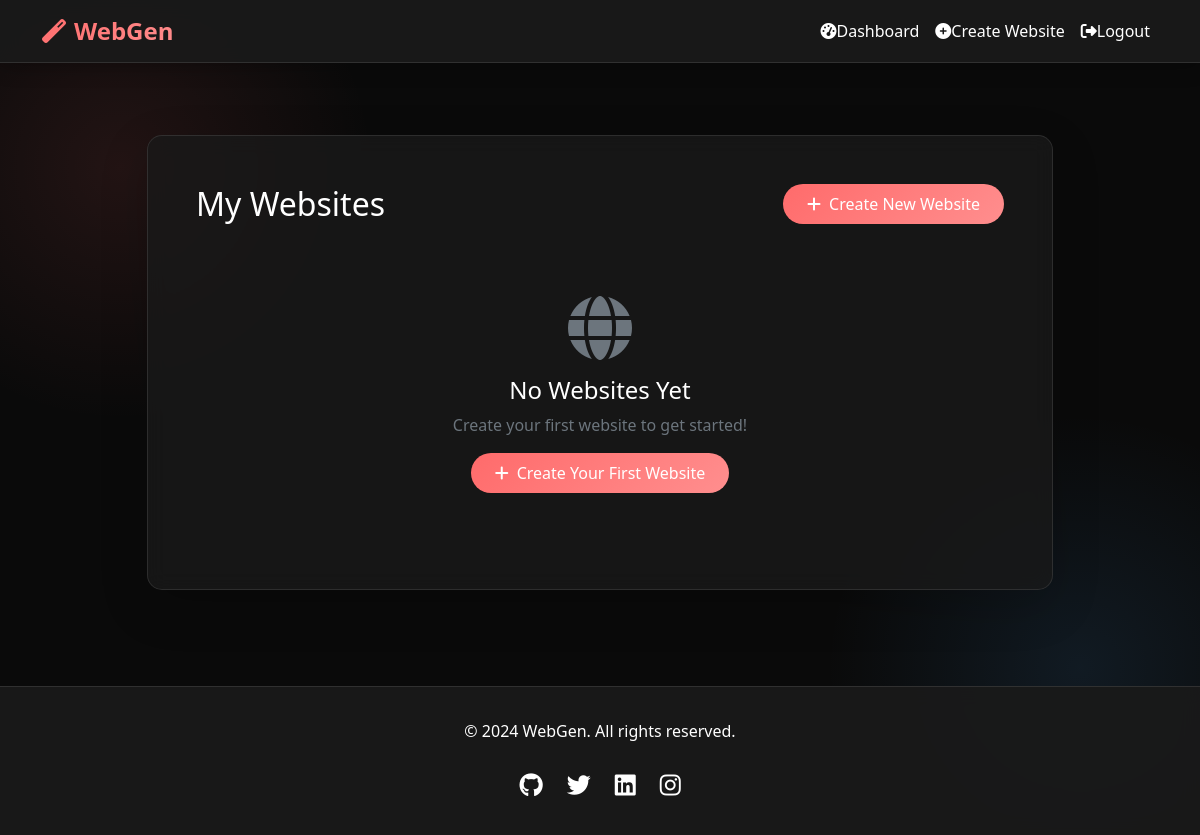
Page /dashboard/ (signed in) on the earlier database version.
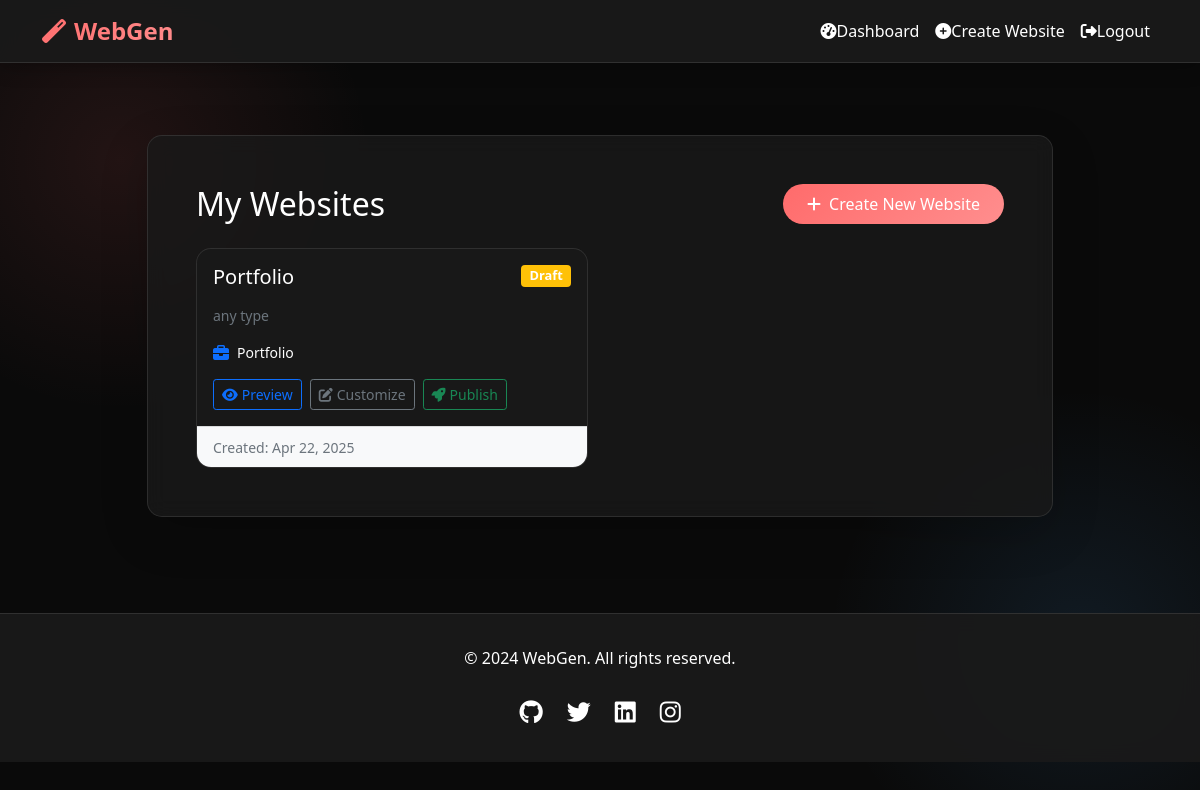
Same page on the later database version.
### generator/models.py (models this page shows, shortened)
class UserWebsite(models.Model):
    STATUS_CHOICES = [
        ('draft', 'Draft'),
        ('published', 'Published'),
        ('archived', 'Archived')
    ]
    user = models.ForeignKey(User, on_delete=models.CASCADE)
    name = models.CharField(max_length=100)
    description = models.TextField(blank=True, null=True)
    template = models.ForeignKey(WebsiteTemplate, on_delete=models.CASCADE)
    slug = models.SlugField(unique=True, max_length=150)
    status = models.CharField(max_length=20, choices=STATUS_CHOICES, default='draft')
    created_at = models.DateTimeField(auto_now_add=True)
    updated_at = models.DateTimeField(auto_now=True)
    published_at = models.DateTimeField(null=True, blank=True)

class WebsiteTemplate(models.Model):
    TEMPLATE_TYPES = [
        ('blog', 'Blog'),
        ('portfolio', 'Portfolio'),
        ('business', 'Business'),
        ('ecommerce', 'E-commerce'),
    ]
    TEMPLATE_DESCRIPTIONS = {
        'blog': 'Perfect for personal blogs, news sites, and content creators',
        'portfolio': 'Ideal for showcasing your work and projects',
        'business': 'Great for corporate websites and professional services',
        'ecommerce': 'Designed for online stores and product showcases',
    }
    name = models.CharField(max_length=100)
    description = models.TextField()
    template_type = models.CharField(max_length=20, choices=TEMPLATE_TYPES)
    html_structure = models.TextField()
    css_structure = models.TextField()
    js_structure = models.TextField(blank=True, null=True)
    preview_image = models.ImageField(upload_to='template_previews/', blank=True, null=True)
    is_premium = models.BooleanField(default=False)
    features = models.JSONField(default=dict, blank=True)
    created_at = models.DateTimeField(auto_now_add=True)
    updated_at = models.DateTimeField(auto_now=True)

### generator/views.py (the view)
# urls.py: path('dashboard/', views.dashboard, name='dashboard'),
@login_required
def dashboard(request):
    websites = UserWebsite.objects.filter(user=request.user).order_by('-created_at')
    return render(request, 'generator/dashboard.html', {
        'websites': websites
    })

### generator/templatetags/custom_filters.py (called while the page is built)
@register.filter
def get_status_color(status):
    colors = {
        'draft': 'warning',
        'published': 'success',
        'archived': 'secondary'
    }
    return colors.get(status, 'secondary')

@register.filter
def get_template_icon(template_type):
    icons = {
        'blog': 'fas fa-blog',
        'portfolio': 'fas fa-briefcase',
        'business': 'fas fa-building',
        'ecommerce': 'fas fa-shopping-cart'
    }
    return icons.get(template_type, 'fas fa-globe')

### generator/templates/generator/dashboard.html (shortened to what this page needs)
{% extends 'base.html' %}
{% load custom_filters %}
{% block content %}
<div class="container py-5">
    <div class="row justify-content-center">
        <div class="col-lg-10">
            <div class="card shadow-lg animate__animated animate__fadeInUp">
                <div class="card-body p-5">
                    <div class="d-flex justify-content-between align-items-center mb-4">
                        <h2 class="mb-0">My Websites</h2>
                        <a href="{% url 'create_website' %}" class="btn btn-primary">
                            <i class="fas fa-plus me-2"></i>Create New Website
                        </a>
                    </div>
                    {% if websites %}
                    <div class="row g-4">
                        {% for website in websites %}
                        <div class="col-md-6">
                            <div class="card h-100">
                                <div class="card-body">
                                    <div class="d-flex justify-content-between align-items-start mb-3">
                                        <h5 class="card-title mb-0">{{ website.name }}</h5>
                                        <span class="badge bg-{{ website.status|get_status_color }}">
                                            {{ website.status|title }}
                                        </span>
                                    </div>
                                    <p class="card-text text-muted small mb-3">
                                        {{ website.description|default:"No description provided" }}
                                    </p>
                                    <div class="d-flex align-items-center mb-3">
                                        <i class="{{ website.template.template_type|get_template_icon }} text-primary me-2"></i>
                                        <span class="small">{{ website.template.template_type|title }}</span>
                                    </div>
                                    <div class="d-flex gap-2">
                                        <a href="{% url 'preview_website' website.id %}" class="btn btn-outline-primary btn-sm">
                                            <i class="fas fa-eye me-1"></i>Preview
                                        </a>
                                        <a href="{% url 'customize_website' website.id %}" class="btn btn-outline-secondary btn-sm">
                                            <i class="fas fa-edit me-1"></i>Customize
                                        </a>
                                        {% if website.status == 'draft' %}
                                        <a href="{% url 'publish_website' website.id %}" class="btn btn-outline-success btn-sm">
                                            <i class="fas fa-rocket me-1"></i>Publish
                                        </a>
                                        {% endif %}
                                    </div>
                                </div>
                                <div class="card-footer bg-light">
                                    <small class="text-muted">
                                        Created: {{ website.created_at|date:"M d, Y" }}
                                    </small>
                                </div>
                            </div>
                        </div>
                        {% endfor %}
                    </div>
                    {% else %}
                    <div class="text-center py-5">
                        <i class="fas fa-globe fa-4x text-muted mb-3"></i>
                        <h4>No Websites Yet</h4>
                        <p class="text-muted">Create your first website to get started!</p>
                        <a href="{% url 'create_website' %}" class="btn btn-primary">
                            <i class="fas fa-plus me-2"></i>Create Your First Website
                        </a>
                    </div>
                    {% endif %}
                </div>
            </div>
        </div>
    </div>
</div>
{% endblock %}

### generator/templates/base.html (shortened to what this page needs)
<!DOCTYPE html>
<html lang="en">
<head>
    <link href="https://cdn.jsdelivr.net/npm/bootstrap@5.1.3/dist/css/bootstrap.min.css" rel="stylesheet">
    <link rel="stylesheet" href="https://cdnjs.cloudflare.com/ajax/libs/animate.css/4.1.1/animate.min.css">
    <link rel="stylesheet" href="https://cdnjs.cloudflare.com/ajax/libs/font-awesome/6.5.1/css/all.min.css">
</head>
<body>
    <nav class="navbar navbar-expand-lg navbar-dark mb-4">
        <div class="container">
            <a class="navbar-brand animate__animated animate__fadeIn" href="{% url 'home' %}">
                <i class="fas fa-magic me-2"></i>WebGen
            </a>
            <div class="collapse navbar-collapse" id="navbarNav">
                <ul class="navbar-nav ms-auto">
                    {% if user.is_authenticated %}
                        <li class="nav-item">
                            <a class="nav-link animate__animated animate__fadeIn" href="{% url 'dashboard' %}">
                                <i class="fas fa-tachometer-alt"></i>Dashboard
                            </a>
                        </li>
                        <li class="nav-item">
                            <a class="nav-link animate__animated animate__fadeIn" href="{% url 'create_website' %}">
                                <i class="fas fa-plus-circle"></i>Create Website
                            </a>
                        </li>
                        <li class="nav-item">
                            <a class="nav-link animate__animated animate__fadeIn" href="{% url 'logout' %}">
                                <i class="fas fa-sign-out-alt"></i>Logout
                            </a>
                        </li>
                    {% endif %}
                </ul>
            </div>
        </div>
    </nav>
    <div class="container fade-in">
        {% block content %}
        {% endblock %}
    </div>
    <footer class="footer mt-5">
        <div class="container text-center">
            <p class="mb-0">&copy; 2024 WebGen. All rights reserved.</p>
            <div class="social-icons">
                <a href="#" class="animate__animated animate__fadeIn"><i class="fab fa-github"></i></a>
                <a href="#" class="animate__animated animate__fadeIn"><i class="fab fa-twitter"></i></a>
                <a href="#" class="animate__animated animate__fadeIn"><i class="fab fa-linkedin"></i></a>
                <a href="#" class="animate__animated animate__fadeIn"><i class="fab fa-instagram"></i></a>
            </div>
        </div>
    </footer>
</body>
</html>

### generator/templates/base.html (style rules this page uses)
:root { --dark-bg: #0a0a0a; --dark-surface: #1a1a1a; --dark-text: #ffffff; --primary-gradient: linear-gradient(135deg, #ff6b6b, #ff8e8e); --secondary-gradient: linear-gradient(135deg, #4facfe, #00f2fe); --accent-gradient: linear-gradient(135deg, #667eea, #764ba2); --success-gradient: linear-gradient(135deg, #43e97b, #38f9e7); --warning-gradient: linear-gradient(135deg, #fa709a, #fee140); --danger-gradient: linear-gradient(135deg, #ff0844, #ffb199); }
body { background-color: var(--dark-bg); color: var(--dark-text); font-family: 'Segoe UI', sans-serif; min-height: 100vh; display: flex; flex-direction: column; background-image: radial-gradient(circle at 10% 20%, rgba(255, 107, 107, 0.1) 0%, transparent 20%), radial-gradient(circle at 90% 80%, rgba(79, 172, 254, 0.1) 0%, transparent 20%); background-attachment: fixed; }
.navbar { background: rgba(26, 26, 26, 0.95) !important; backdrop-filter: blur(10px); box-shadow: 0 2px 20px rgba(0, 0, 0, 0.3); border-bottom: 1px solid rgba(255, 255, 255, 0.1); }
.navbar-brand { background: var(--primary-gradient); -webkit-background-clip: text; -webkit-text-fill-color: transparent; font-weight: bold; font-size: 1.5rem; transition: all 0.3s ease; }
.nav-link { color: var(--dark-text) !important; position: relative; padding: 0.5rem 1rem; transition: all 0.3s ease; }
.nav-link::after { content: ''; position: absolute; bottom: 0; left: 50%; width: 0; height: 2px; background: var(--primary-gradient); transition: all 0.3s ease; transform: translateX(-50%); }
.nav-link i { transition: transform 0.3s ease; }
.card { background: rgba(26, 26, 26, 0.8); backdrop-filter: blur(10px); border: 1px solid rgba(255, 255, 255, 0.1); border-radius: 15px; transition: all 0.3s ease; overflow: hidden; }
.card::before { content: ''; position: absolute; top: 0; left: 0; right: 0; height: 3px; background: var(--primary-gradient); transform: scaleX(0); transform-origin: left; transition: transform 0.3s ease; }
.btn-primary { background: var(--primary-gradient); border: none; color: white; padding: 0.5rem 1.5rem; border-radius: 25px; transition: all 0.3s ease; position: relative; overflow: hidden; }
.btn-primary::before { content: ''; position: absolute; top: 0; left: 0; width: 100%; height: 100%; background: linear-gradient(135deg, rgba(255,255,255,0.2), transparent); transform: translateX(-100%); transition: transform 0.3s ease; }
.footer { background: rgba(26, 26, 26, 0.95); backdrop-filter: blur(10px); color: var(--dark-text); padding: 2rem 0; margin-top: auto; border-top: 1px solid rgba(255, 255, 255, 0.1); }
.social-icons { display: flex; gap: 1.5rem; justify-content: center; margin-top: 1.5rem; }
.social-icons a { color: var(--dark-text); font-size: 1.5rem; transition: all 0.3s ease; position: relative; }
.social-icons a::before { content: ''; position: absolute; width: 40px; height: 40px; border-radius: 50%; background: var(--primary-gradient); opacity: 0; transition: all 0.3s ease; z-index: -1; }

### generator/templates/generator/dashboard.html (style rules this page uses)
.card { transition: transform 0.2s ease-in-out; }
.badge { font-size: 0.8rem; padding: 0.35em 0.65em; }

Differences in the rows shown:
added UserWebsite: name "Portfolio", status "Draft", description "any type", template.template_type "Portfolio", shows "Publish", created_at "Apr 22, 2025"
Other differences:
text no longer shown: "No Websites Yet Create your first website to get started! Create Your First Website"
